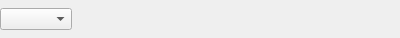
<?xml version="1.0" encoding="UTF-8"?>
<ui version="4.0">
 <class>KnobEnumString</class>
 <widget class="QWidget" name="KnobEnumString">
  <property name="geometry">
   <rect>
    <x>0</x>
    <y>0</y>
    <width>400</width>
    <height>38</height>
   </rect>
  </property>
  <property name="windowTitle">
   <string>Form</string>
  </property>
  <layout class="QHBoxLayout" name="horizontalLayout">
   <property name="margin">
    <number>0</number>
   </property>
   <item>
    <widget class="QComboBox" name="comboBox"/>
   </item>
   <item>
    <spacer name="horizontalSpacer">
     <property name="orientation">
      <enum>Qt::Horizontal</enum>
     </property>
     <property name="sizeHint" stdset="0">
      <size>
       <width>40</width>
       <height>20</height>
      </size>
     </property>
    </spacer>
   </item>
  </layout>
 </widget>
 <resources/>
 <connections/>
</ui>
